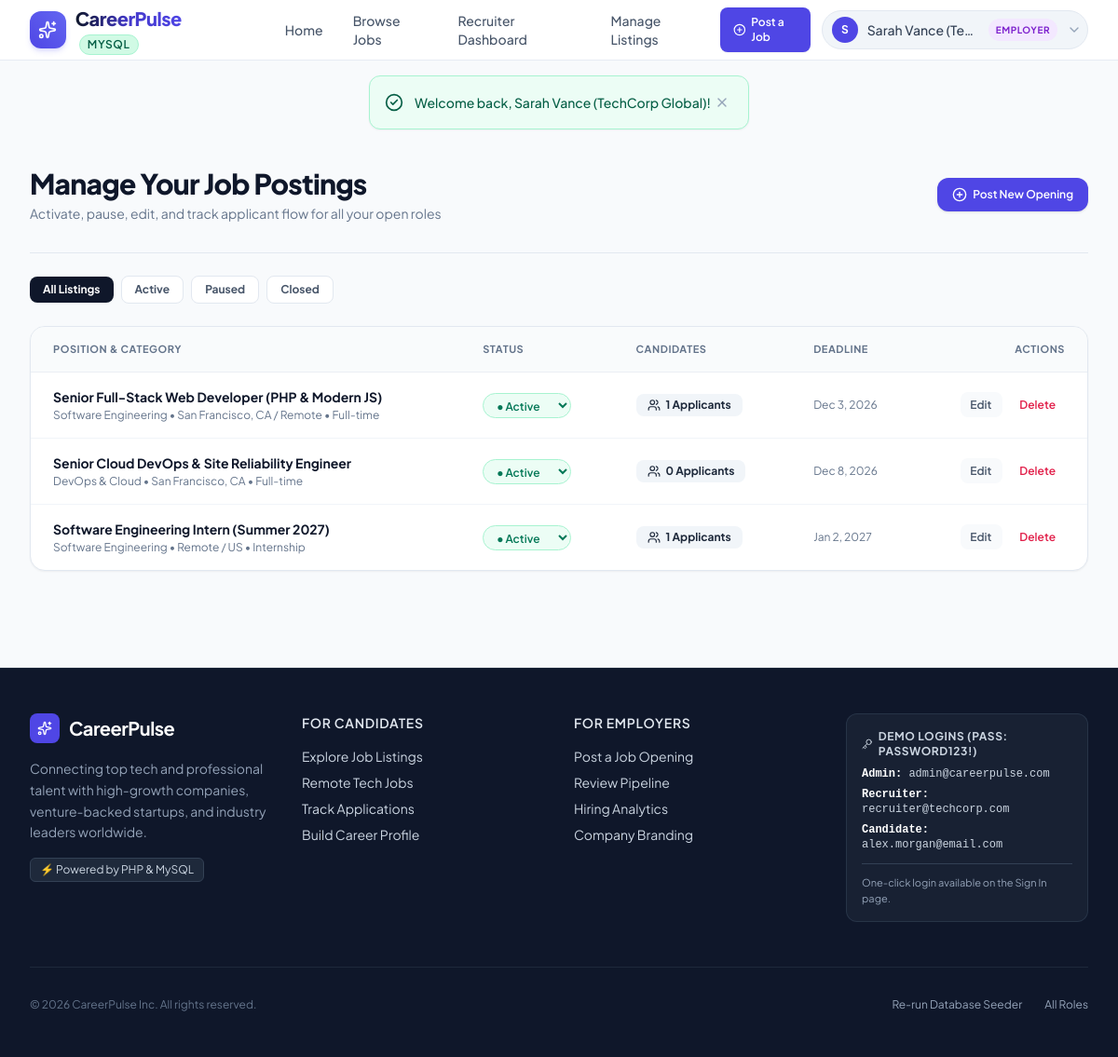
Screenshot of /employer/manage_jobs.php (signed in) with the database file from the repository.
### tables this page shows
CREATE TABLE `users` (
    `id` INT AUTO_INCREMENT PRIMARY KEY,
    `name` VARCHAR(100) NOT NULL,
    `email` VARCHAR(150) NOT NULL UNIQUE,
    `password` VARCHAR(255) NOT NULL,
    `role` ENUM('candidate', 'employer', 'admin') DEFAULT 'candidate',
    `phone` VARCHAR(30) NULL,
    `avatar` VARCHAR(255) NULL,
    `created_at` TIMESTAMP DEFAULT CURRENT_TIMESTAMP,
    `updated_at` TIMESTAMP DEFAULT CURRENT_TIMESTAMP ON UPDATE CURRENT_TIMESTAMP
);

CREATE TABLE `jobs` (
    `id` INT AUTO_INCREMENT PRIMARY KEY,
    `employer_id` INT NOT NULL,
    `category_id` INT NOT NULL,
    `title` VARCHAR(200) NOT NULL,
    `slug` VARCHAR(220) NULL,
    `job_type` ENUM('full-time', 'part-time', 'contract', 'remote', 'internship') DEFAULT 'full-time',
    `experience_level` ENUM('entry', 'mid', 'senior', 'lead', 'executive') DEFAULT 'entry',
    `location` VARCHAR(150) NOT NULL,
    `is_remote` TINYINT(1) DEFAULT 0,
    `salary_min` INT NULL,
    `salary_max` INT NULL,
    `salary_currency` VARCHAR(10) DEFAULT 'USD',
    `description` MEDIUMTEXT NOT NULL,
    `requirements` MEDIUMTEXT NULL,
    `benefits` TEXT NULL,
    `status` ENUM('active', 'paused', 'closed') DEFAULT 'active',
    `is_featured` TINYINT(1) DEFAULT 0,
    `deadline` DATE NULL,
    `created_at` TIMESTAMP DEFAULT CURRENT_TIMESTAMP,
    `updated_at` TIMESTAMP DEFAULT CURRENT_TIMESTAMP ON UPDATE CURRENT_TIMESTAMP,
    FOREIGN KEY (`employer_id`) REFERENCES `users`(`id`) ON DELETE CASCADE,
    FOREIGN KEY (`category_id`) REFERENCES `categories`(`id`) ON DELETE RESTRICT
);

CREATE TABLE `categories` (
    `id` INT AUTO_INCREMENT PRIMARY KEY,
    `name` VARCHAR(100) NOT NULL UNIQUE,
    `slug` VARCHAR(100) NOT NULL UNIQUE,
    `icon` VARCHAR(50) DEFAULT 'briefcase',
    `description` VARCHAR(255) NULL
);

### employer/manage_jobs.php (the view, shortened to what the rows shown need)
<?php
require_once __DIR__ . '/../config/database.php';
require_once __DIR__ . '/../includes/helpers.php';
require_once __DIR__ . '/../includes/auth.php';
$user = requireAuth('employer');
$sql = "
    SELECT j.*, c.name as category_name, COUNT(a.id) as applicant_count
    FROM jobs j
    JOIN categories c ON j.category_id = c.id
    LEFT JOIN applications a ON a.job_id = j.id
    WHERE j.employer_id = ?
";
$params = [$user['id']];
$sql .= " GROUP BY j.id ORDER BY j.created_at DESC";
$jobs = dbFetchAll($sql, $params);
require_once __DIR__ . '/../includes/header.php';
?>
<div class="max-w-7xl mx-auto px-4 sm:px-6 lg:px-8 py-10">
    <div class="flex flex-col sm:flex-row sm:items-center justify-between gap-4 pb-8 border-b border-slate-200">
        <div>
            <h1 class="text-2xl sm:text-3xl font-extrabold text-slate-900 tracking-tight">Manage Your Job Postings</h1>
        </div>
    </div>
    <div class="bg-white rounded-2xl border border-slate-200 shadow-sm overflow-hidden">
        <?php if (empty($jobs)): ?>
            <div class="p-12 text-center">
                <div class="w-12 h-12 rounded-2xl bg-slate-100 text-slate-400 flex items-center justify-center mx-auto mb-3">
                    <i data-lucide="briefcase" class="w-6 h-6"></i>
                </div>
                <h3 class="font-bold text-slate-800 text-base">No listings found</h3>
                <p class="text-xs text-slate-500 mt-1 mb-4">You have no listings under this filter.</p>
                <a href="<?= baseUrl('employer/post_job.php') ?>" class="inline-flex items-center gap-1.5 px-4 py-2 bg-brand-600 text-white text-xs font-semibold rounded-lg shadow-sm">
                    Post a Job Opening
                </a>
            </div>
        <?php else: ?>
            <div class="overflow-x-auto">
                <table class="w-full text-left text-sm">
                    <thead class="bg-slate-50/80 text-[11px] uppercase tracking-wider text-slate-500 border-b border-slate-200/60 font-semibold">
                        <tr>
                            <th class="px-6 py-3.5">Position &amp; Category</th>
                            <th class="px-6 py-3.5">Status</th>
                            <th class="px-6 py-3.5">Candidates</th>
                            <th class="px-6 py-3.5">Deadline</th>
                            <th class="px-6 py-3.5 text-right">Actions</th>
                        </tr>
                    </thead>
                    <tbody class="divide-y divide-slate-100">
                        <?php foreach ($jobs as $job): ?>
                            <?php $badge = getStatusBadge($job['status']); ?>
                            <tr class="hover:bg-slate-50/60 transition">
                                <td class="px-6 py-4">
                                    <div class="font-bold text-slate-900">
                                        <a href="<?= baseUrl('job_details.php?id=' . $job['id']) ?>" class="hover:text-brand-600">
                                            <?= e($job['title']) ?>
                                        </a>
                                    </div>
                                    <div class="text-xs text-slate-500 mt-0.5">
                                        <?= e($job['category_name']) ?> &bull; <?= e($job['location']) ?> &bull; <?= ucfirst(e($job['job_type'])) ?>
                                    </div>
                                </td>
                                <td class="px-6 py-4">
                                    <form method="POST" class="inline-block">
                                        <select name="action" onchange="this.form.submit()" class="text-xs font-semibold px-2.5 py-1 rounded-full border <?= $badge['bg'] ?> outline-none cursor-pointer">
                                            <option value="active" <?= $job['status'] === 'active' ? 'selected' : '' ?>>● Active</option>
                                        </select>
                                    </form>
                                </td>
                                <td class="px-6 py-4">
                                    <a href="<?= baseUrl('employer/applicants.php?job_id=' . $job['id']) ?>" class="inline-flex items-center gap-1.5 px-3 py-1 rounded-lg bg-slate-100 hover:bg-brand-50 text-slate-800 hover:text-brand-600 font-bold text-xs transition">
                                        <i data-lucide="users" class="w-3.5 h-3.5"></i>
                                        <span><?= (int)$job['applicant_count'] ?> Applicants</span>
                                    </a>
                                </td>
                                <td class="px-6 py-4 text-xs text-slate-500">
                                    <?= $job['deadline'] ? date('M j, Y', strtotime($job['deadline'])) : 'Open' ?>
                                </td>
                                <td class="px-6 py-4 text-right space-x-2">
                                    <a href="<?= baseUrl('employer/post_job.php?id=' . $job['id']) ?>" class="px-2.5 py-1.5 text-xs font-semibold text-slate-600 hover:text-brand-600 bg-slate-50 hover:bg-slate-100 rounded-lg transition">
                                        Edit
                                    </a>
                                    <form method="POST" class="inline-block" onsubmit="return confirm('Are you sure you want to permanently delete this job listing?');">
                                        <button type="submit" class="px-2.5 py-1.5 text-xs font-semibold text-rose-600 hover:bg-rose-50 rounded-lg transition">
                                            Delete
                                        </button>
                                    </form>
                                </td>
                            </tr>
                        <?php endforeach; ?>
                    </tbody>
                </table>
            </div>
        <?php endif; ?>
    </div>
</div>
<?php require_once __DIR__ . '/../includes/footer.php'; ?>

### includes/header.php (shortened to what the rows shown need)
<?php
require_once __DIR__ . '/../config/database.php';
require_once __DIR__ . '/helpers.php';
require_once __DIR__ . '/auth.php';
$user = currentUser();
?>
<!DOCTYPE html>
<html lang="en" class="h-full bg-slate-50 text-slate-900 antialiased">
<head>
    <script src="https://cdn.tailwindcss.com"></script>
</head>
<body class="flex flex-col min-h-screen bg-slate-50 font-sans selection:bg-brand-500 selection:text-white">
<header class="sticky top-0 z-50 glass-nav border-b border-slate-200/80 transition-all">
    <div class="max-w-7xl mx-auto px-4 sm:px-6 lg:px-8">
        <div class="flex items-center justify-between h-16">
            <div class="flex items-center gap-3">
                <?php if ($user): ?>
                    <?php if ($user['role'] === 'employer'): ?>
                        <a href="<?= baseUrl('employer/post_job.php') ?>" class="hidden sm:inline-flex items-center gap-1.5 bg-brand-600 hover:bg-brand-700 text-white text-xs font-semibold px-3.5 py-2 rounded-lg shadow-sm transition">
                            <i data-lucide="plus-circle" class="w-4 h-4"></i>
                            Post a Job
                        </a>
                    <?php endif; ?>
                    <div class="relative group">
                        <button class="flex items-center gap-2.5 p-1.5 pl-2.5 rounded-full bg-slate-100 hover:bg-slate-200/80 transition text-slate-700 font-medium text-sm border border-slate-200">
                            <span class="w-7 h-7 rounded-full bg-brand-600 text-white text-xs font-bold flex items-center justify-center">
                                <?= strtoupper(substr($user['name'], 0, 1)) ?>
                            </span>
                            <span class="hidden sm:inline max-w-[120px] truncate"><?= e($user['name']) ?></span>
                            <span class="text-[10px] uppercase font-bold tracking-wider px-2 py-0.5 rounded-full <?= $user['role'] === 'employer' ? 'bg-purple-100 text-purple-700' : ($user['role'] === 'admin' ? 'bg-rose-100 text-rose-700' : 'bg-blue-100 text-blue-700') ?>">
                                <?= e($user['role']) ?>
                            </span>
                            <i data-lucide="chevron-down" class="w-4 h-4 text-slate-400"></i>
                        </button>
                    </div>
                <?php endif; ?>
            </div>
        </div>
    </div>
</header>
<main class="flex-grow">

### rows the page displays
users: name "S", name "Sarah Vance (Te…", role "EMPLOYER"
jobs: title "Senior Full-Stack Web Developer (PHP & Modern JS)", category.name "Software Engineering", location "San Francisco, CA / Remote", job_type "Full-time", action "● Active", applicant_count "1", deadline "Dec 3, 2026"
jobs: title "Senior Cloud DevOps & Site Reliability Engineer", category.name "DevOps & Cloud", location "San Francisco, CA", job_type "Full-time", action "● Active", applicant_count "0", deadline "Dec 8, 2026"
jobs: title "Software Engineering Intern (Summer 2027)", category.name "Software Engineering", location "Remote / US", job_type "Internship", action "● Active", applicant_count "1", deadline "Jan 2, 2027"

### other values shown
$activeDriver "MYSQL"
$flash['message'] "Welcome back, Sarah Vance (TechCorp Global)!"
